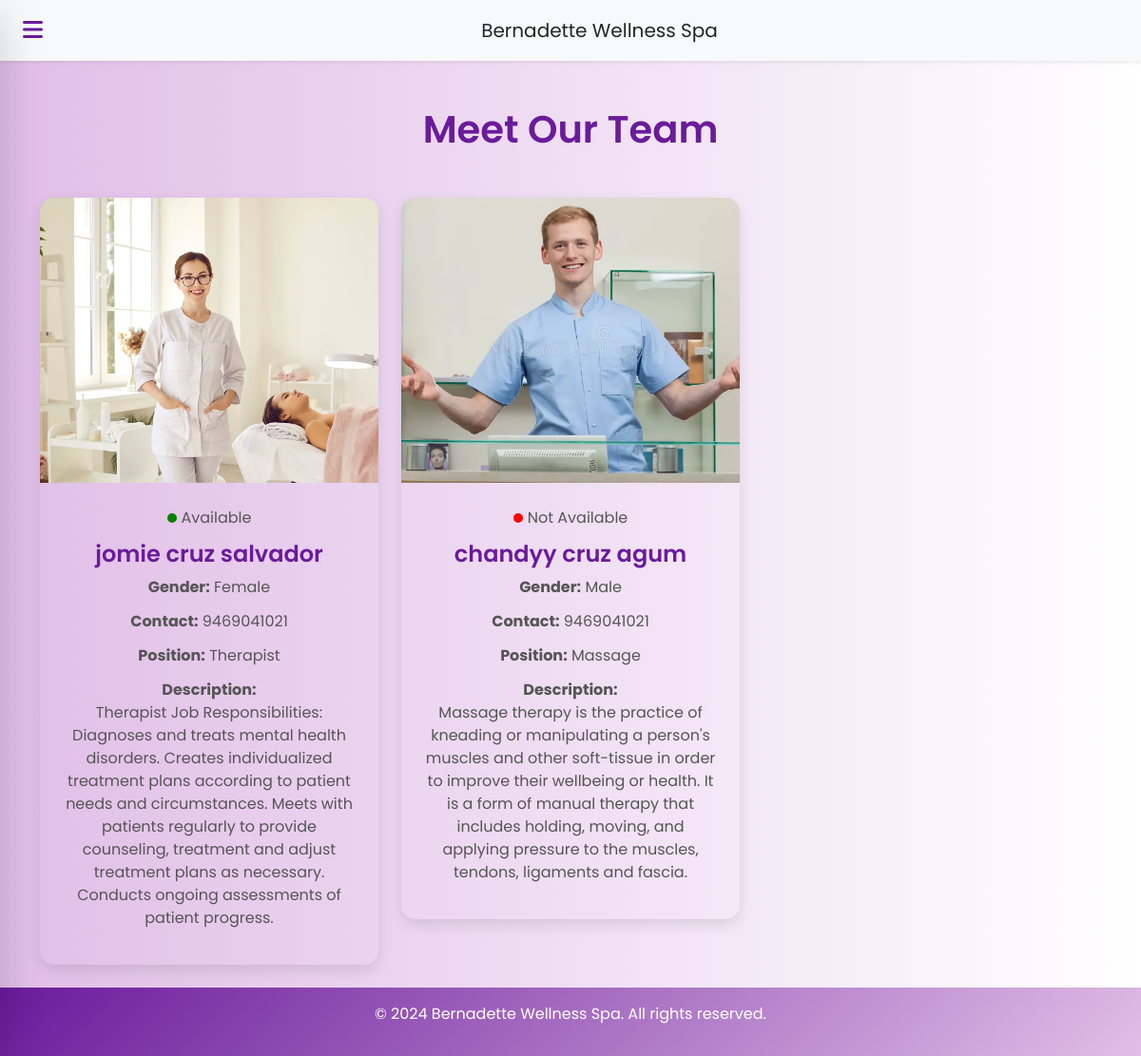
/gallery.php, run on the app's committed database.
### tables this page shows
CREATE TABLE `tbl_staff` (
  `staff_id` int(11) NOT NULL,
  `firstname` varchar(100) NOT NULL,
  `middlename` varchar(100) DEFAULT NULL,
  `lastname` varchar(100) NOT NULL,
  `phone` varchar(15) NOT NULL,
  `address` text NOT NULL,
  `dob` date NOT NULL,
  `gender` enum('Male','Female') NOT NULL,
  `position_id` int(11) DEFAULT NULL,
  `image_path` varchar(255) DEFAULT NULL,
  `status` enum('Available','Not Available') NOT NULL DEFAULT 'Available'
);

CREATE TABLE `tbl_positions` (
  `position_id` int(11) NOT NULL,
  `position_name` varchar(100) NOT NULL,
  `description` text DEFAULT NULL
);

### gallery.php (the view, shortened to what this page needs)
<?php
include_once '../bws_ui/includes/header.php';
?>
<header class="navbar bg-light shadow-sm">
    <div class="container d-flex align-items-center">
        <button class="sidebar-toggle btn btn-outline-danger me-3" onclick="toggleSidebar()" aria-label="Toggle Sidebar">
            <i class="fas fa-bars"></i>
        </button>
        <a href="index.php" class="navbar-brand mx-auto text-dark">Bernadette Wellness Spa</a>
</header>
<?php
include_once '../bws_ui/includes/header.php';
include '../bws_ui/db_connection/db_connection.php';
?>
<div class="container mt-5">
    <h1 class="text-center mb-5">Meet Our Team</h1>
    <div class="row">
        <?php
        $staffQuery = "SELECT s.staff_id, s.firstname, s.middlename, s.lastname, s.phone, s.address, s.dob, s.gender,
               p.position_name, p.description, s.image_path, s.status
               FROM tbl_staff s
               JOIN tbl_positions p ON s.position_id = p.position_id";
            $result = $conn->query($staffQuery);
        if ($result->num_rows > 0) {
            while ($row = $result->fetch_assoc()) {
                $fullName = $row['firstname'] . ' ' . ($row['middlename'] ? $row['middlename'] . ' ' : '') . $row['lastname'];
                $gender = $row['gender'];
                $phone = $row['phone'];
                $position = $row['position_name'];
                $description = $row['description'];
                $imagePath = !empty($row['image_path']) ? '../bws_ui/staff_images/' . $row['image_path'] : '../bws_ui/staff_images/default-image.jpg';
                $statusDotClass = ($row['status'] === 'Available') ? 'status-available' : 'status-not-available';
                echo '<div class="col-md-4 mb-4">
                        <div class="card">
                            <img src="' . $imagePath . '" class="gallery-img card-img-top" alt="' . $fullName . '">
                            <div class="card-body text-center">
                                <p><span class="status-dot ' . $statusDotClass . '"></span>' . $row['status'] . '</p>
                                <h5 class="card-title">' . $fullName . '</h5>
                                <p><strong>Gender:</strong> ' . $gender . '</p>
                                <p><strong>Contact:</strong> ' . $phone . '</p>
                                <p><strong>Position:</strong> ' . $position . '</p>
                                <p class="gallery-description"><strong>Description:</strong><br>' . $description . '</p>
                            </div>
                        </div>
                      </div>';
            }
        } else {
            echo '<p class="text-center">No staff members found.</p>';
        }
        ?>
    </div>
</div>
<footer class="text-center py-3 bg-light-purple">
    <p>&copy; 2024 Bernadette Wellness Spa. All rights reserved.</p>
</footer>
<?php include_once '../bws_ui/includes/footer.php'; ?>

### resources/service_style.css (style rules this page uses)
.card { border: 1px solid #ddd; border-radius: 10px; box-shadow: 0 4px 8px rgba(0, 0, 0, 0.1); }
.card-body { padding: 15px; }
.card-title { font-size: 18px; font-weight: bold; }

### includes/header.php (style rules this page uses)
:root { --primary-color: #6a1b9a; --secondary-color: #e1bee7; --text-color-dark: #333; --text-color-light: #fff; --background-color: #f8f9fa; --hover-color: #ff7f50; --shadow: rgba(0, 0, 0, 0.1); }
body { margin: 0; font-family: Arial, sans-serif; color: var(--text-color-dark); background: linear-gradient(to right, var(--secondary-color), #ffffff); overflow-x: hidden; }
.navbar { position: sticky; top: 0; z-index: 1000; background-color: #f8f9fa; box-shadow: 0 2px 4px var(--shadow); display: flex; justify-content: space-between; }
.navbar .container { display: flex; width: 100%; max-width: 1500px; }
.navbar .navbar-brand { flex-grow: 1; text-align: center; }
.sidebar-toggle { display: block; font-size: 1.5em; background: none; border: none; cursor: pointer; color: var(--primary-color); }
html { scroll-behavior: smooth; }

### gallery.php (style rules this page uses)
:root { --text-color: #333; --bg-color: #f0f2f5; }
body { font-family: 'Poppins', sans-serif; background-color: var(--bg-color); color: var(--text-color); }
h1 { font-weight: 600; color: var(--primary-color); }
.card { border: none; border-radius: 15px; transition: transform 0.3s, box-shadow 0.3s; background-color: var(--card-bg-color); overflow: hidden; box-shadow: 0 6px 15px rgba(0, 0, 0, 0.1); }
.card-title { font-weight: 600; color: var(--primary-color); font-size: 1.5rem; }
.card-body { background-color: var(--card-bg-color); padding: 25px; }
.bg-light-purple { background: linear-gradient(135deg, var(--primary-color), var(--secondary-color)); color: #fff; }
.card-body p { margin-bottom: 0.75rem; color: #555; font-size: 1rem; }
.gallery-img { height: 300px; object-fit: cover; width: 100%; transition: transform 0.5s; }
.gallery-description { color: #666; font-size: 0.95rem; }
footer p { font-size: 1rem; color: #fff; }
.status-dot { height: 10px; width: 10px; border-radius: 50%; display: inline-block; margin-right: 5px; }
.status-available { background-color: green; }
.status-not-available { background-color: red; }

### data on the page
tbl_staff: image_path (picture), status "Available", fullName "jomie cruz salvador", gender "Female", phone "9469041021", position.position_name "Therapist", position.description "Therapist Job Responsibilities: Diagnoses and treats mental health disorders. Creates individualized treatment plans according to patient needs and circumstances. Meets with patients regularly to provide counseling, treatment and adjust treatment plans as necessary. Conducts ongoing assessments of patient progress."
tbl_staff: image_path (picture), status "Not Available", fullName "chandyy cruz agum", gender "Male", phone "9469041021", position.position_name "Massage", position.description "Massage therapy is the practice of kneading or manipulating a person's muscles and other soft-tissue in order to improve their wellbeing or health. It is a form of manual therapy that includes holding, moving, and applying pressure to the muscles, tendons, ligaments and fascia."
